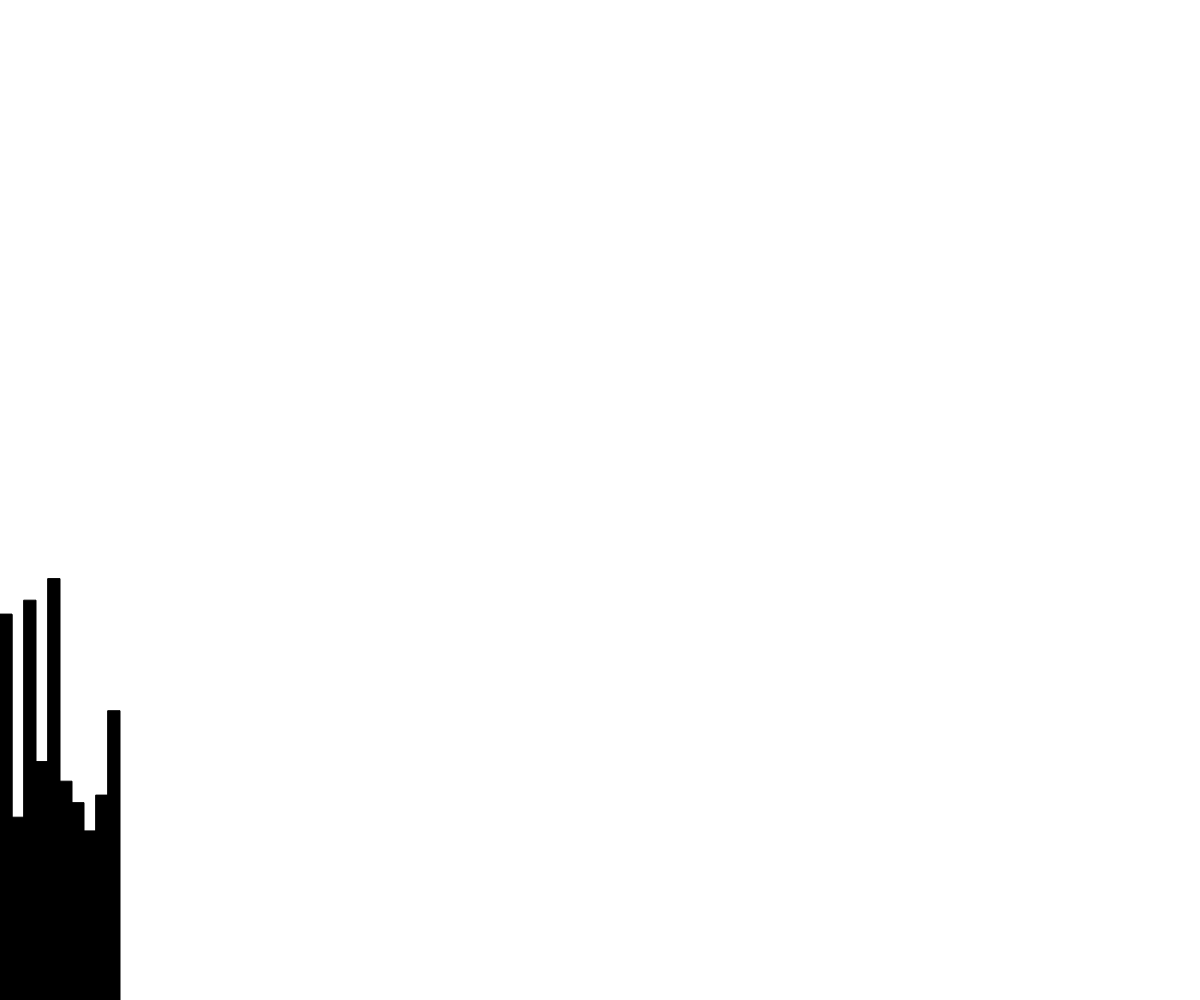
Frame 1 (no input)
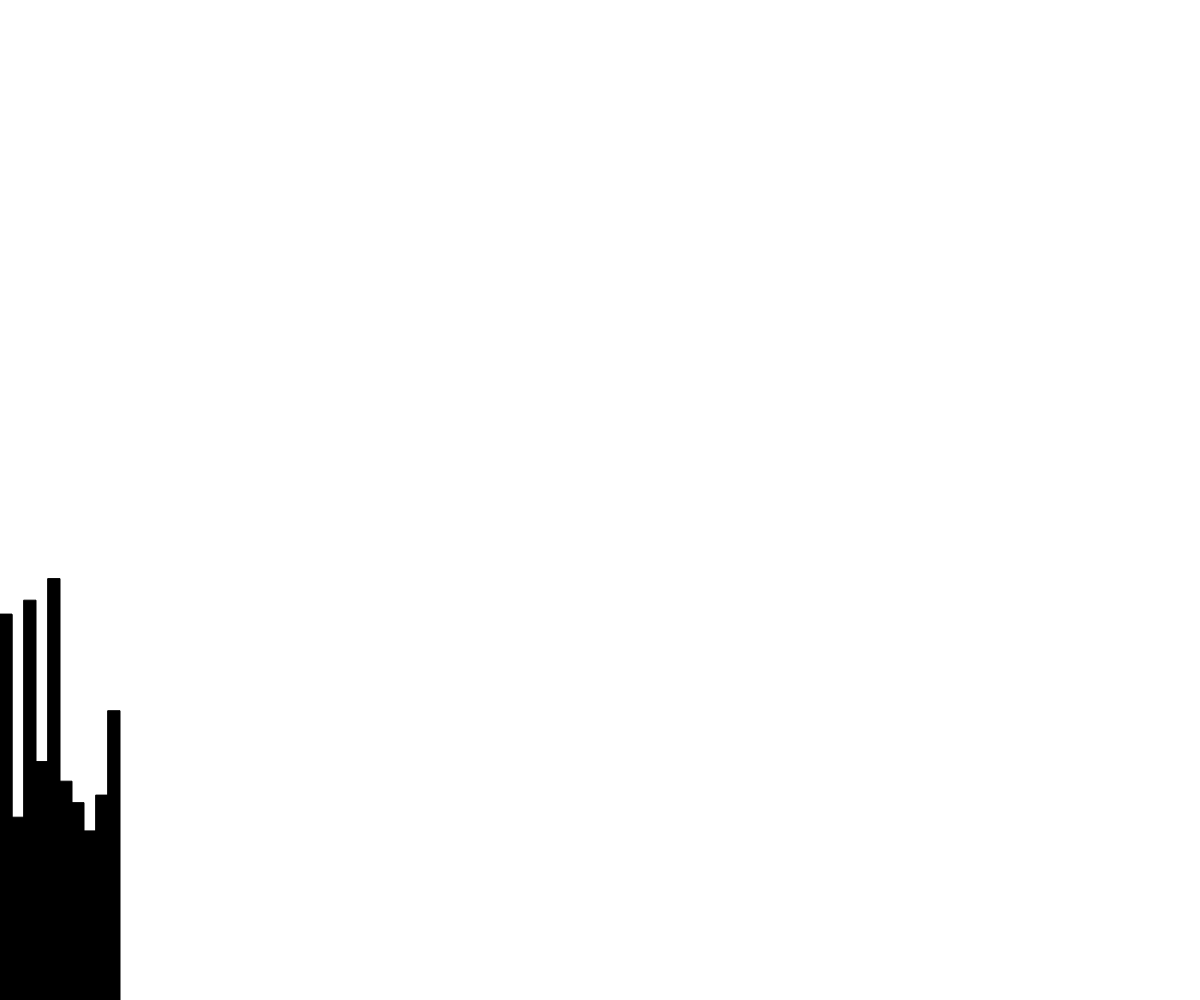
Frame 60 (no input)
Frame 120 (the mouse pressed at the canvas centre since frame 60): identical to frame 60, image omitted

The p5.js sketch that drew these frames (run headless with seeded random() and noise() and a simulated clock; from frame 60 on, the mouse is pressed at the canvas centre):

// p5.js sketch
// ── sketch.js
let heights = [];
let numberOfRectangles;



function setup() {
  createCanvas(windowWidth, windowHeight);
  numberOfRectangles = 100;
  generateInitialTerrain(10);

}

function draw() {
  background(255);
  displayTerrain();
}

function generateInitialTerrain(numberOfRectangles) {
  for (let i = 0; i < numberOfRectangles; i++) {
    heights.push(random(100, 500));

  }
}

function displayTerrain() {
  rectMode(CORNERS);
  let rectWidth = width / numberOfRectangles;
  rect(0, height, rectWidth, height - heights[0]);
  fill(0);
  for (let i = 0; i < numberOfRectangles; i++) {
    rect(i * rectWidth, height, (i + 1) * rectWidth, height - heights[i]);
  }
}
